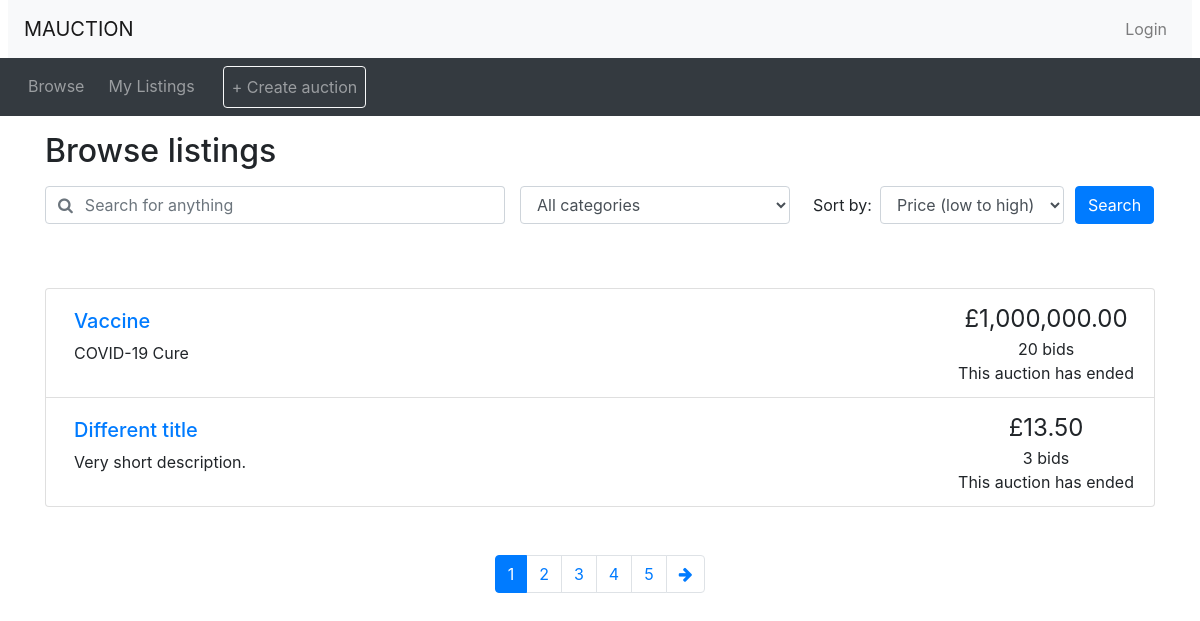
Screenshot of /browse.php with the database file from the repository.
### tables this page shows
CREATE TABLE `auctions` (
saleItemID INT NOT NULL AUTO_INCREMENT,
itemName VARCHAR(200) NOT NULL,
userID INT NOT NULL, 
startDate DATETIME NOT NULL DEFAULT CURRENT_TIMESTAMP,
category VARCHAR(100) NOT NULL,
startPrice DECIMAL NOT NULL,
description VARCHAR(300) NOT NULL, 
reservePrice DECIMAL NULL,
endTime TIME NOT NULL, 
endDate DATE NOT NULL, 
finalPrice DECIMAL NULL, 
commission DECIMAL NOT NULL,                
delivery VARCHAR(20) NOT NULL, 
outcome VARCHAR(30) NOT NULL,
cond VARCHAR(30) NOT NULL, 
PRIMARY KEY (saleItemID));

### utilities.php (the view, shortened to what this page needs)
<?php
function print_listing_li($item_id, $title, $desc, $price, $num_bids, $end_time)
{
  if (strlen($desc) > 250) {
    $desc_shortened = substr($desc, 0, 250) . '...';
  }
  else {
    $desc_shortened = $desc;
  }
  if ($num_bids == 1) {
    $bid = ' bid';
  }
  else {
    $bid = ' bids';
  }
  $now = new DateTime();
  if ($now > $end_time) {
    $time_remaining = 'This auction has ended';
  }
  else {
    $time_to_end = date_diff($now, $end_time);
    $time_remaining = display_time_remaining($time_to_end) . ' remaining';
  }
  echo('
    <li class="list-group-item d-flex justify-content-between">
    <div class="p-2 mr-5"><h5><a href="listing.php?item_id=' . $item_id . '">' . $title . '</a></h5>' . $desc_shortened . '</div>
    <div class="text-center text-nowrap"><span style="font-size: 1.5em">£' . number_format($price, 2) . '</span><br/>' . $num_bids . $bid . '<br/>' . $time_remaining . '</div>
  </li>'
  );
}
?>

### header.php (shortened to what this page needs)
<!doctype html>
<html lang="en">
<head>
  <link rel="stylesheet" href="css/bootstrap.min.css">
  <link rel="stylesheet" href="https://cdnjs.cloudflare.com/ajax/libs/font-awesome/4.7.0/css/font-awesome.min.css">
  <link rel="stylesheet" href="css/custom.css">
</head>
<body>
<nav class="navbar navbar-expand-lg navbar-light bg-light mx-2">
  <a class="navbar-brand" href="#">MAUCTION</a>
  <ul class="navbar-nav ml-auto">
    <li class="nav-item">
<?php
  if (isset($_SESSION['logged_in']) && $_SESSION['logged_in'] == true) {
    echo '<a class="nav-link" href="logout.php">Logout</a>';
  }
  else {
    echo '<button type="button" class="btn nav-link" data-toggle="modal" data-target="#loginModal">Login</button>';
  }
?>
    </li>
  </ul>
</nav>
<nav class="navbar navbar-expand-lg navbar-dark bg-dark">
  <ul class="navbar-nav align-middle">
	<li class="nav-item mx-1">
      <a class="nav-link" href="browse.php">Browse</a>
    </li>
<?php
  if (isset($_SESSION['account_type']) && $_SESSION['account_type'] == 'seller') {
  echo('
	<li class="nav-item mx-1">
      <a class="nav-link" href="mylistings.php">My Listings</a>
    </li>
	<li class="nav-item ml-3">
      <a class="nav-link btn border-light" href="create_auction.php">+ Create auction</a>
    </li>');
  }
?>
  </ul>
</nav>

### browse.php (shortened to what this page needs)
<?php
include 'connection.php';
?>
<?php include_once("header.php")?>
<?php require("utilities.php")?>
<div class="container">
<h2 class="my-3">Browse listings</h2>
<div id="searchSpecs">
<form method="get" action="browse.php">
  <div class="row">
    <div class="col-md-5 pr-0">
      <div class="form-group">
	    <div class="input-group">
          <div class="input-group-prepend">
            <span class="input-group-text bg-transparent pr-0 text-muted">
              <i class="fa fa-search"></i>
            </span>
          </div>
          <input type="text" class="form-control border-left-0" id="keyword" placeholder="Search for anything">
        </div>
      </div>
    </div>
    <div class="col-md-3 pr-0">
      <div class="form-group">
        <select class="form-control" id="cat">
          <option selected value="all">All categories</option>
        </select>
      </div>
    </div>
    <div class="col-md-3 pr-0">
      <div class="form-inline">
        <label class="mx-2" for="order_by">Sort by:</label>
        <select class="form-control" id="order_by">
          <option selected value="pricelow">Price (low to high)</option>
        </select>
      </div>
    </div>
    <div class="col-md-1 px-0">
      <button type="submit" name="submit" class="btn btn-primary">Search</button>
    </div>
  </div>
</form>
</div>
</div>
<?php
  if (!isset($_GET['page'])) {
    $curr_page = 1;
  }
  else {
    $curr_page = $_GET['page'];
  }
  $num_results = 96;
  $results_per_page = 10;
  $max_page = ceil($num_results / $results_per_page);
?>
<div class="container mt-5">
<ul class="list-group">
<?php
$query = "SELECT userID, itemName, description, startPrice, commission, endDate FROM auctions";
$result = mysqli_query($connection,$query) or die('Error making select users query' .mysql_error());
$row = mysqli_fetch_array($result);
  $item_id = $row['userID'];
  $title = $row['itemName'];
  $description = $row['description'];
  $current_price = $row['startPrice'];
  $num_bids = $row['commission'];
  $end_date = $row['endDate'];
  print_listing_li($item_id, $title, $description, $current_price, $num_bids, $end_date);
?>
</ul>
<nav aria-label="Search results pages" class="mt-5">
  <ul class="pagination justify-content-center">
<?php
  $querystring = "";
  $high_page_boost = max(3 - $curr_page, 0);
  $low_page_boost = max(2 - ($max_page - $curr_page), 0);
  $low_page = max(1, $curr_page - 2 - $low_page_boost);
  $high_page = min($max_page, $curr_page + 2 + $high_page_boost);
  for ($i = $low_page; $i <= $high_page; $i++) {
    if ($i == $curr_page) {
      echo('
    <li class="page-item active">');
    }
    else {
      echo('
    <li class="page-item">');
    }
    echo('
      <a class="page-link" href="browse.php?' . $querystring . 'page=' . $i . '">' . $i . '</a>
    </li>');
  }
  if ($curr_page != $max_page) {
    echo('
    <li class="page-item">
      <a class="page-link" href="browse.php?' . $querystring . 'page=' . ($curr_page + 1) . '" aria-label="Next">
        <span aria-hidden="true"><i class="fa fa-arrow-right"></i></span>
        <span class="sr-only">Next</span>
      </a>
    </li>');
  }
?>
  </ul>
</nav>
</div>
<?php include_once("footer.php")?>

### footer.php (shortened to what this page needs)
</body>
</html>

### rows the page displays
auctions: itemName "Vaccine", description "COVID-19 Cure", startPrice "1,000,000.00", commission "20", commission "bids", endDate "This auction has ended"

### other values shown
$title "Different title"
$desc_shortened "Very short description."
$price "13.50"
$num_bids "3"
$bid "bids"
$time_remaining "This auction has ended"
